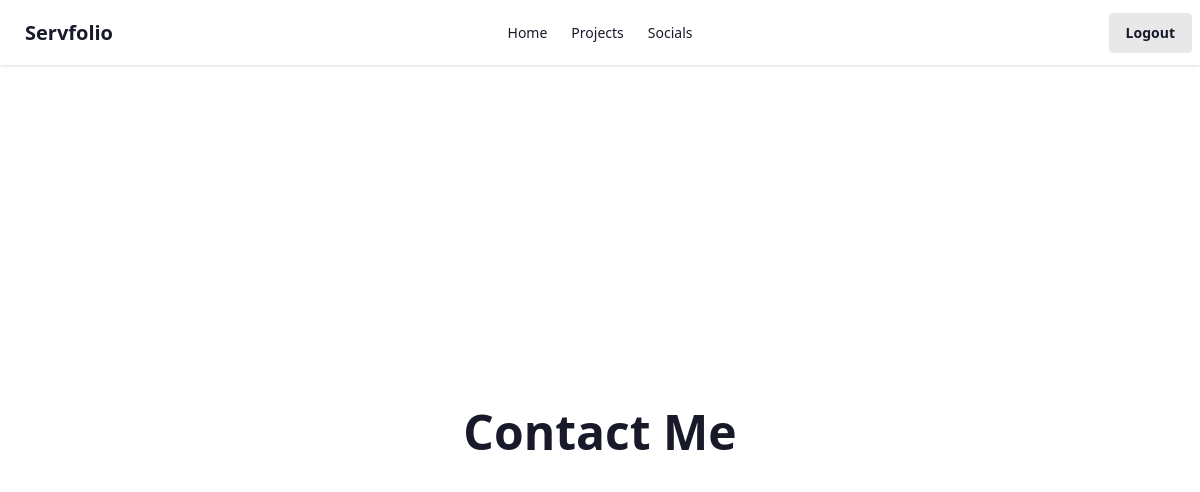
/servfolio/socials/Teng (signed in), run on an earlier commit of the app's database.
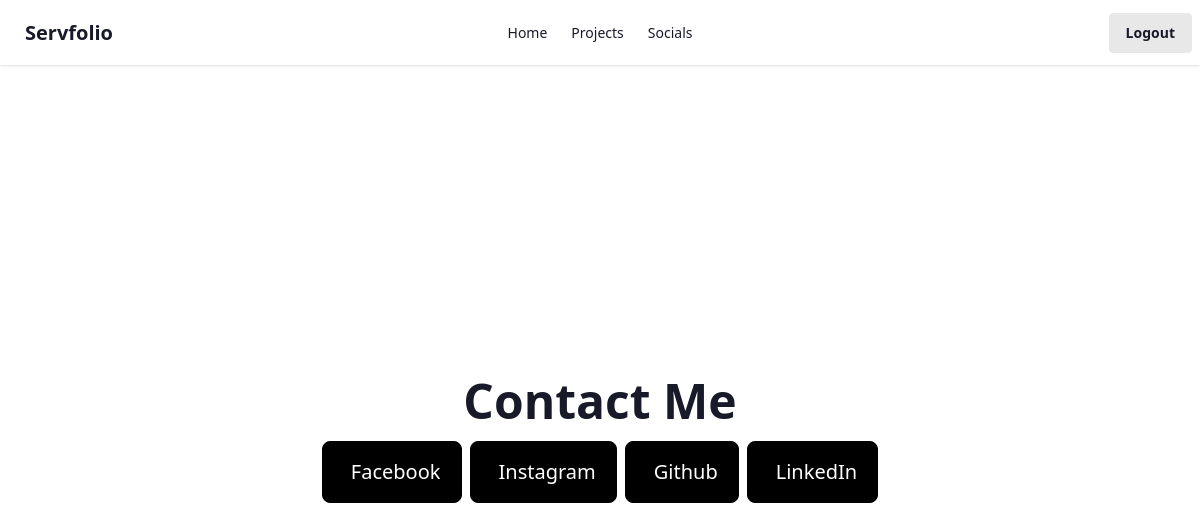
And on a later commit of the database.
### mysite/models.py (models this page shows)
class Social(models.Model):
    choices = {
        'Facebook': 'Facebook',
        'LinkedIn': 'LinkedIn',
        'Instagram': 'Instagram',
        'Github': 'Github',
        'X': 'X'
    }
    user = models.ForeignKey(User, on_delete=models.CASCADE, related_name='socials')
    name = models.CharField(max_length=255, choices=choices )
    url = models.URLField()

### mysite/views.py (the view)
# urls.py: path('servfolio/socials/<str:username>', SocialListView.as_view(), name='social')
class SocialListView(ListView):
    model = Social
    template_name = 'portfolio/social.html'
    def get_queryset(self):
        self.owner = get_object_or_404(User, username=self.kwargs['username'])
        return Social.objects.filter(user=self.owner)
    def get_context_data(self, **kwargs):
        context = super().get_context_data(**kwargs)
        context['owner'] = self.owner
        return context

### mysite/templates/portfolio/social.html (shortened to what this page needs)
{% extends 'base_portfolio.html' %}
{% load static %}
{% block body %}
<div class="h-full w-full flex justify-center items-center flex-col gap-4">
    <p class="text-5xl font-bold">
        Contact Me
    </p>
    <div class="flex gap-2">
    {% for social in object_list %}
    <div>
        <div class="relative">
            <a href="{{social.url}}" class="cursor-pointer flex justify-center items-center gap-2 border-neutral px-5 py-4 border-1 rounded-lg  w-fit text-xl bg-neutral">
                <p class="text-neutral-content">
                    {{ social.name }}
                </p>
            </a>
        </div>
    </div>
    {% endfor %}
    </div>
</div>
{% endblock %}

### mysite/templates/base_portfolio.html (shortened to what this page needs)
{% load static %}
<!DOCTYPE html>
<html lang="en" data-theme="corporate">
<head>
    <link href="{% static 'css/output.css' %}" rel="stylesheet">
    <link rel='stylesheet' href='https://cdn-uicons.flaticon.com/3.0.0/uicons-brands/css/uicons-brands.css'>
    <link rel='stylesheet' href='https://cdn-uicons.flaticon.com/3.0.0/uicons-bold-rounded/css/uicons-bold-rounded.css'>
</head>
<body>
    <div class="navbar bg-base-100 shadow-sm fixed">
    <div class="navbar-start">
        <a class="btn btn-ghost text-xl" href="{% url 'index' %}">Servfolio</a>
    </div>
    <div class="navbar-center hidden lg:flex">
        <ul class="menu menu-horizontal px-1">
        <li><a href="{% url 'portfolio' owner.username %}">Home</a></li>
        <li><a href="{% url 'project' owner.username %}">Projects</a></li>
        {% if request.user == owner %}
            {% if owner.object.socials %}
            <li><a href="{% url 'social_form' %}">Socials</a></li>
            {% else %}
            <li><a href="{% url 'social' owner.username %}">Socials</a></li>
            {% endif %}
        {% else %}
        <li><a href="{% url 'social' owner.username %}">Socials</a></li>
        {% endif %}
        </ul>
    </div>
    <div class="navbar-end">
        {% if request.user.is_authenticated %}
        <form action="{% url 'logout' %}" method="post">
            <button class="btn" type="submit">Logout</button>
        </form>
        {% else %}
        <a class="btn" href="{% url 'login' %}">Login</a>
        {% endif %}
    </div>
    </div>
    <div class="px-4">
        <div class="pt-20 min-w-full h-screen">
            {% block body %}
            {% endblock %}
        </div>
    </div>
</body>
</html>

What changed in the data, as far as the page shows it:
added Social: name "Facebook"
added Social: name "Instagram"
added Social: name "Github"
added Social: name "LinkedIn"
